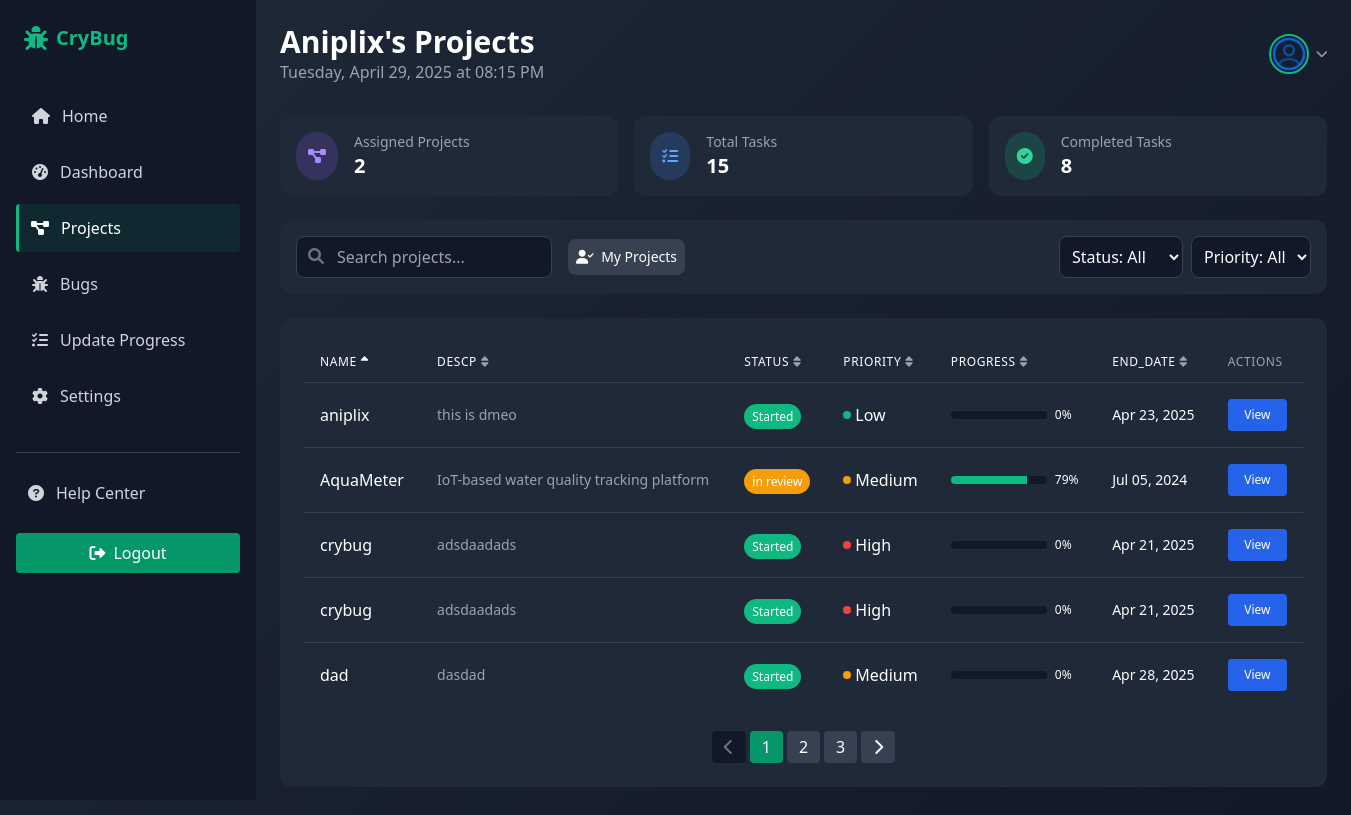
The page /employeeProfile/project.php (signed in) on the database its author committed.
### tables this page shows
CREATE TABLE `project` (
  `project_id` varchar(255) NOT NULL,
  `project_name` varchar(255) DEFAULT NULL,
  `project_descp` varchar(100) DEFAULT NULL,
  `project_start_date` timestamp NULL DEFAULT CURRENT_TIMESTAMP,
  `project_end_date` timestamp NULL DEFAULT NULL,
  `project_budget` varchar(255) DEFAULT NULL,
  `project_profit` varchar(255) DEFAULT NULL,
  `project_progress` int DEFAULT NULL,
  `project_rating` float DEFAULT NULL,
  `project_status` varchar(255) DEFAULT NULL,
  `project_priority` varchar(255) NOT NULL,
  `category` varchar(255) NOT NULL,
  `project_alloc_mag` varchar(255) DEFAULT NULL,
  `project_alloc_cmp` varchar(255) DEFAULT NULL,
  `project_alloc_emp` varchar(255) DEFAULT NULL,
  `created_at` timestamp NULL DEFAULT CURRENT_TIMESTAMP
);

### employeeProfile/project.php (the view, shortened to what the rows shown need)
<?php
  $CompanyId = $_SESSION['cmp_id'] ;
  $CompanyName = $_SESSION['cmp_name'] ;
include "connection.php" ;
$sort_by = isset($_GET['sort_by']) ? mysqli_real_escape_string($con, $_GET['sort_by']) : 'project_name';
$sort_order = isset($_GET['sort_order']) ? mysqli_real_escape_string($con, $_GET['sort_order']) : 'ASC';
$page = isset($_GET['page']) ? (int)$_GET['page'] : 1;
$per_page = 5;
$start_from = ($page - 1) * $per_page;
$query = "SELECT * FROM project WHERE project_alloc_cmp = '$CompanyId'";
$query .= " ORDER BY $sort_by $sort_order";
$query_for_count = $query;
$query .= " LIMIT $start_from, $per_page";
$result = mysqli_query($con, $query);
$count_result = mysqli_query($con, $query_for_count);
$total_records = mysqli_num_rows($count_result);
function getSortLink($field, $current_sort, $current_order) {
    $new_order = ($current_sort == $field && $current_order == 'ASC') ? 'DESC' : 'ASC';
    $icon = '';
    if ($current_sort == $field) {
        $icon = ($current_order == 'ASC') ? '<i class="fas fa-sort-up ml-1"></i>' : '<i class="fas fa-sort-down ml-1"></i>';
    } else {
        $icon = '<i class="fas fa-sort ml-1 text-gray-400"></i>';
    }
    $params = $_GET;
    $params['sort_by'] = $field;
    $params['sort_order'] = $new_order;
    $query_string = http_build_query($params);
    return '<a href="?' . $query_string . '" class="text-white hover:text-green-400">' . ucfirst(str_replace('project_', '', $field)) . $icon . '</a>';
}
function getStatusBadge($status) {
    $color = 'gray';
    switch(strtolower($status)) {
        case 'in review':
            $color = 'yellow';
            break;
        case 'started':
            $color = 'green';
            break;
    }
    return '<span class="bg-' . $color . '-500 text-xs px-2 py-1 rounded-full">' . $status . '</span>';
}
function getPriorityIndicator($priority) {
    $color = 'gray';
    switch(strtolower($priority)) {
        case 'high':
            $color = 'red';
            break;
        case 'medium':
            $color = 'yellow';
            break;
        case 'low':
            $color = 'green';
            break;
    }
    return '<div class="flex items-center">
                <span class="inline-block w-2 h-2 bg-' . $color . '-500 rounded-full mr-1"></span>
                <span>' . $priority . '</span>
            </div>';
}
?>
<!DOCTYPE html>
<html lang="en">
<head>
  <link rel="stylesheet" href="https://cdnjs.cloudflare.com/ajax/libs/tailwindcss/2.2.19/tailwind.min.css">
  <link rel="stylesheet" href="https://cdnjs.cloudflare.com/ajax/libs/font-awesome/6.0.0-beta3/css/all.min.css">
  <link rel="stylesheet" href="../src/output.css">
  <link rel="stylesheet" href="dashboard.css">
</head>
<body class="bg-gradient-custom text-white min-h-screen font-sans bg-black antialiased">
  <div class="flex flex-col md:flex-row">
    <aside class="sidebar w-64 bg-gray-900 p-4 md:fixed md:h-screen transition-all">
      <div class="flex items-center justify-between mb-8 p-2">
        <div class="flex items-center">
          <h1 class="text-xl font-bold text-green-500">CryBug</h1>
        </div>
      </div>
    </aside>
    <main class="md:ml-64 lg:ml-64 flex-1 p-4 md:p-6 transition-all">
      <div class="flex flex-col md:flex-row justify-between items-start md:items-center mb-8">
        <div>
          <h1 class="text-2xl md:text-3xl font-bold"><?php echo htmlspecialchars($CompanyName) ; ?>'s Projects</h1>
        </div>
      </div>
      <div class="bg-gray-800 rounded-xl p-6 mb-8 card-hover transition-all duration-300">
        <?php if ($total_records > 0): ?>
            <div class="overflow-x-auto">
                <table class="min-w-full divide-y divide-gray-700">
                    <thead>
                        <tr>
                            <th class="px-4 py-3 text-left text-xs font-medium text-gray-400 uppercase tracking-wider">
                                <?php echo getSortLink('project_name', $sort_by, $sort_order); ?>
                            </th>
                            <th class="px-4 py-3 text-left text-xs font-medium text-gray-400 uppercase tracking-wider">
                                <?php echo getSortLink('project_descp', $sort_by, $sort_order); ?>
                            </th>
                            <th class="px-4 py-3 text-left text-xs font-medium text-gray-400 uppercase tracking-wider">
                                <?php echo getSortLink('project_status', $sort_by, $sort_order); ?>
                            </th>
                            <th class="px-4 py-3 text-left text-xs font-medium text-gray-400 uppercase tracking-wider">
                                <?php echo getSortLink('project_priority', $sort_by, $sort_order); ?>
                            </th>
                            <th class="px-4 py-3 text-left text-xs font-medium text-gray-400 uppercase tracking-wider">
                                <?php echo getSortLink('project_progress', $sort_by, $sort_order); ?>
                            </th>
                            <th class="px-4 py-3 text-left text-xs font-medium text-gray-400 uppercase tracking-wider">
                                <?php echo getSortLink('project_end_date', $sort_by, $sort_order); ?>
                            </th>
                            <th class="px-4 py-3 text-left text-xs font-medium text-gray-400 uppercase tracking-wider">Actions</th>
                        </tr>
                    </thead>
                    <tbody class="divide-y divide-gray-700">
                        <?php while ($row = mysqli_fetch_assoc($result)): ?>
                        <tr class="hover:bg-gray-700 transition-colors duration-200">
                            <td class="px-4 py-4 whitespace-nowrap">
                                <div class="font-medium"><?php echo htmlspecialchars($row['project_name']); ?></div>
                            </td>
                            <td class="px-4 py-4">
                                <div class="text-sm text-gray-400 truncate max-w-xs"><?php echo htmlspecialchars($row['project_descp']); ?></div>
                            </td>
                            <td class="px-4 py-4 whitespace-nowrap">
                                <?php echo getStatusBadge($row['project_status']); ?>
                            </td>
                            <td class="px-4 py-4 whitespace-nowrap">
                                <?php echo getPriorityIndicator($row['project_priority']); ?>
                            </td>
                            <td class="px-4 py-4 whitespace-nowrap">
                                <div class="flex items-center">
                                    <div class="w-24 bg-gray-900 rounded-full overflow-hidden mr-2">
                                        <div class="bg-green-500 h-2" style="width: <?php echo (int)$row['project_progress']; ?>%"></div>
                                    </div>
                                    <span class="text-xs"><?php echo (int)$row['project_progress']; ?>%</span>
                                </div>
                            </td>
                            <td class="px-4 py-4 whitespace-nowrap">
                                <div class="text-sm">
                                    <?php
                                    $date = new DateTime($row['project_end_date']);
                                    echo $date->format('M d, Y');
                                    ?>
                                </div>
                            </td>
                            <td class="px-4 py-4 whitespace-nowrap text-center">
                                <a href="#" data-project-id="<?php echo $row['project_id']; ?>" class="inline-block bg-blue-600 hover:bg-blue-700 px-4 py-2 rounded text-xs font-medium text-white">
                                    View
                                </a>
                            </td>
                        </tr>
                        <?php endwhile; ?>
                    </tbody>
                </table>
            </div>
        <?php endif; ?>
    </div>
    </main>
  </div>
</body>
</html>

### rows shown on the page
project: project_name "aniplix", project_descp "this is dmeo", project_status "Started", project_priority "Low", project_progress "0", project_end_date "Apr 23, 2025"
project: project_name "AquaMeter", project_descp "IoT-based water quality tracking platform", project_status "in review", project_priority "Medium", project_progress "79", project_end_date "Jul 05, 2024"
project: project_name "crybug", project_descp "adsdaadads", project_status "Started", project_priority "High", project_progress "0", project_end_date "Apr 21, 2025"
project: project_name "crybug", project_descp "adsdaadads", project_status "Started", project_priority "High", project_progress "0", project_end_date "Apr 21, 2025"
project: project_name "dad", project_descp "dasdad", project_status "Started", project_priority "Medium", project_progress "0", project_end_date "Apr 28, 2025"

### other values the page prints
$CompanyName "Aniplix"
str_replace('project_', '', $field) "NAME DESCP STATUS PRIORITY PROGRESS END_DATE"
